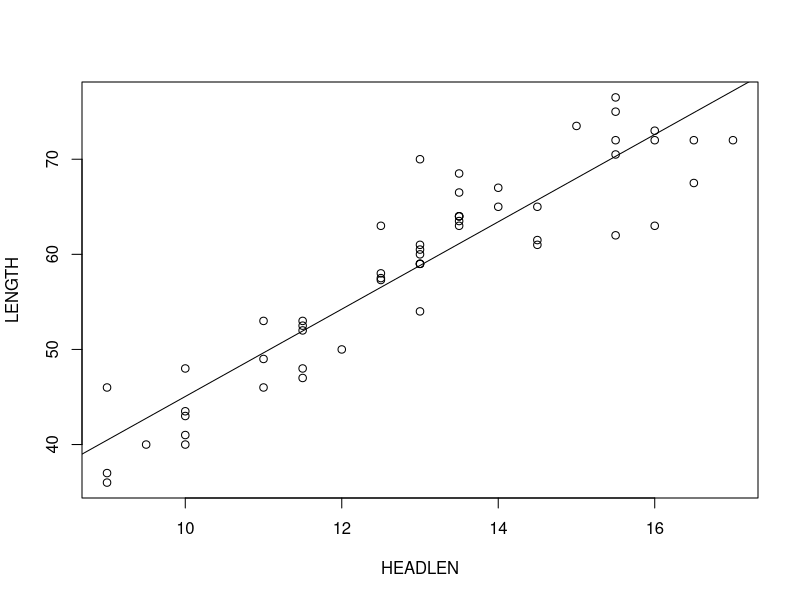
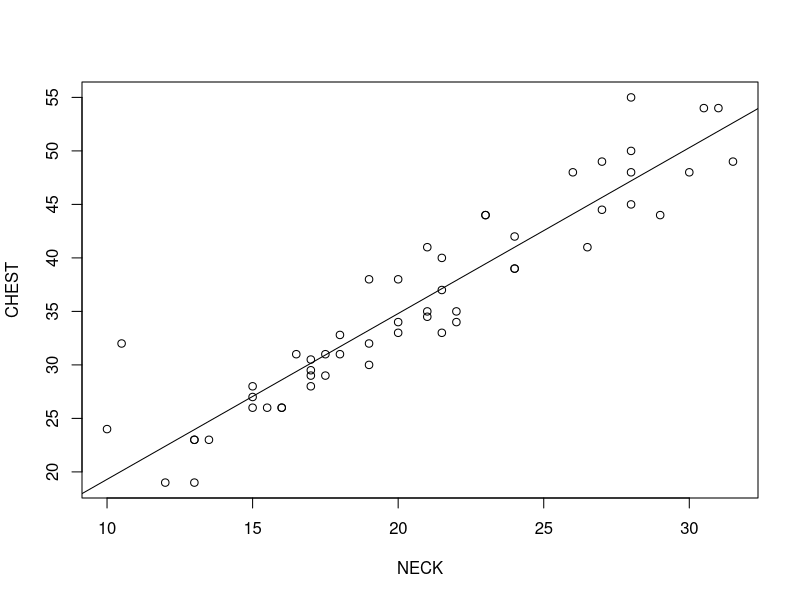

These charts were generated, in order, by the following R code:
## ---- chunk 1
knitr::opts_chunk$set(echo = TRUE)
## ---- chunk 2
bears <- read.csv(file="BEARS.csv",header = TRUE)
## ---- chunk 3
simp <- lm(LENGTH~HEADLEN,data=bears)
plot(LENGTH~HEADLEN,data=bears)
abline(simp)
summary.lm(simp)
## ---- chunk 4
new <- data.frame(HEADLEN=c(13,14,15))
predict(simp,new)
predict(simp,new,se.fit=TRUE)

## ---- chunk 5

## ---- chunk 6
chestp <- lm(CHEST~NECK,data=bears)
plot(CHEST~NECK,data=bears)
abline(chestp)
summary.lm(chestp)
#multiple Im
chestp2 <- lm(CHEST~NECK + WEIGHT, data=bears)
summary.lm(chestp2)
## ---- chunk 7
new2 <- data.frame(NECK=c(30),WEIGHT=c(400))
predict(chestp2,new2)
